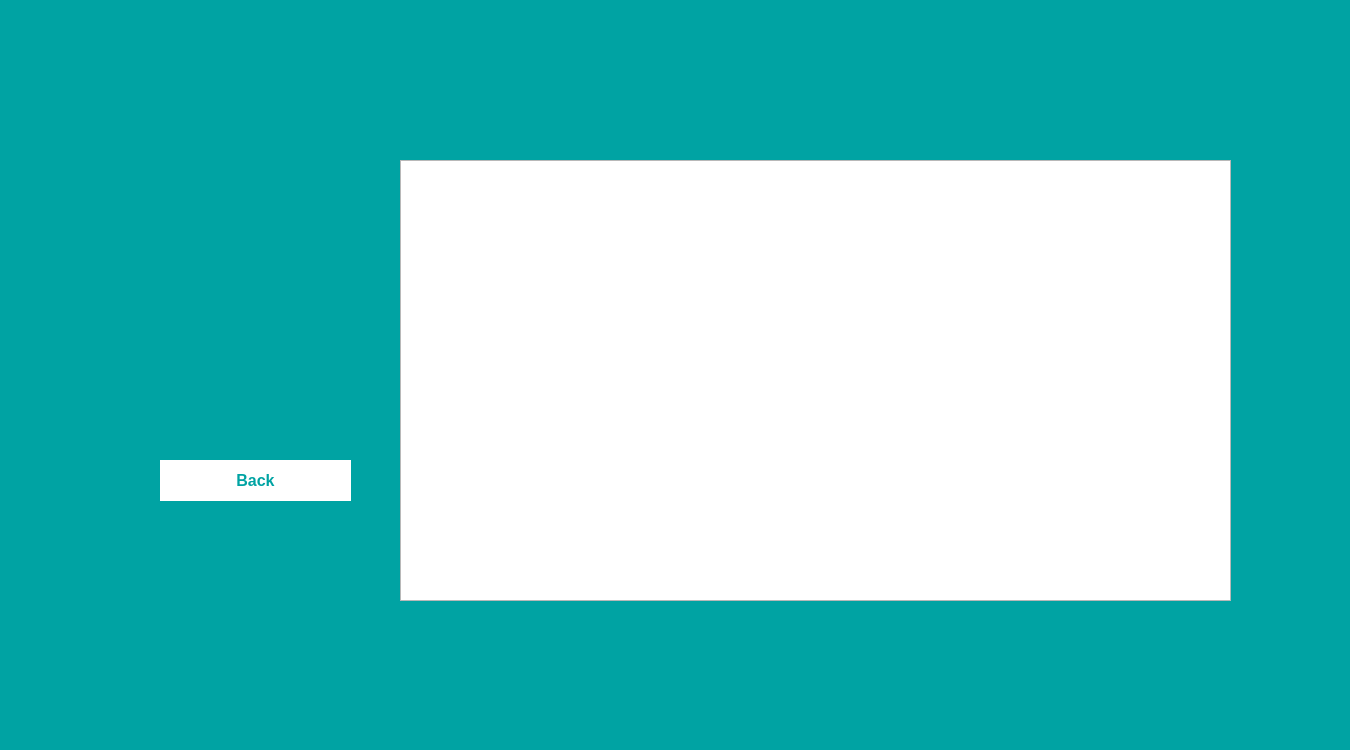
<?xml version="1.0" encoding="UTF-8"?>
<ui version="4.0">
 <class>suggest</class>
 <widget class="QMainWindow" name="suggest">
  <property name="geometry">
   <rect>
    <x>0</x>
    <y>0</y>
    <width>1350</width>
    <height>750</height>
   </rect>
  </property>
  <property name="windowTitle">
   <string>MainWindow</string>
  </property>
  <widget class="QWidget" name="centralwidget">
   <widget class="QLabel" name="label">
    <property name="geometry">
     <rect>
      <x>0</x>
      <y>0</y>
      <width>1350</width>
      <height>750</height>
     </rect>
    </property>
    <property name="styleSheet">
     <string notr="true">background-color: rgb(0, 163, 163);</string>
    </property>
    <property name="text">
     <string/>
    </property>
   </widget>
   <widget class="QTextEdit" name="textEditShowSuggest">
    <property name="geometry">
     <rect>
      <x>400</x>
      <y>160</y>
      <width>831</width>
      <height>441</height>
     </rect>
    </property>
    <property name="font">
     <font>
      <pointsize>12</pointsize>
      <weight>75</weight>
      <bold>true</bold>
     </font>
    </property>
    <property name="styleSheet">
     <string notr="true">color: rgb(0, 163, 163);</string>
    </property>
    <property name="sizeAdjustPolicy">
     <enum>QAbstractScrollArea::AdjustIgnored</enum>
    </property>
   </widget>
   <widget class="QLabel" name="labelUser">
    <property name="geometry">
     <rect>
      <x>120</x>
      <y>160</y>
      <width>251</width>
      <height>281</height>
     </rect>
    </property>
    <property name="styleSheet">
     <string notr="true">border-image: url(:/suggest/suggest.png);</string>
    </property>
    <property name="text">
     <string/>
    </property>
   </widget>
   <widget class="QPushButton" name="pushButtonBack">
    <property name="geometry">
     <rect>
      <x>160</x>
      <y>460</y>
      <width>191</width>
      <height>41</height>
     </rect>
    </property>
    <property name="font">
     <font>
      <pointsize>12</pointsize>
      <weight>75</weight>
      <bold>true</bold>
     </font>
    </property>
    <property name="styleSheet">
     <string notr="true">background-color: rgb(255, 255, 255);
border:2px solid rgb(255, 255, 255);
color: rgb(0, 163, 163);</string>
    </property>
    <property name="text">
     <string>Back</string>
    </property>
   </widget>
  </widget>
 </widget>
 <resources/>
 <connections/>
</ui>
